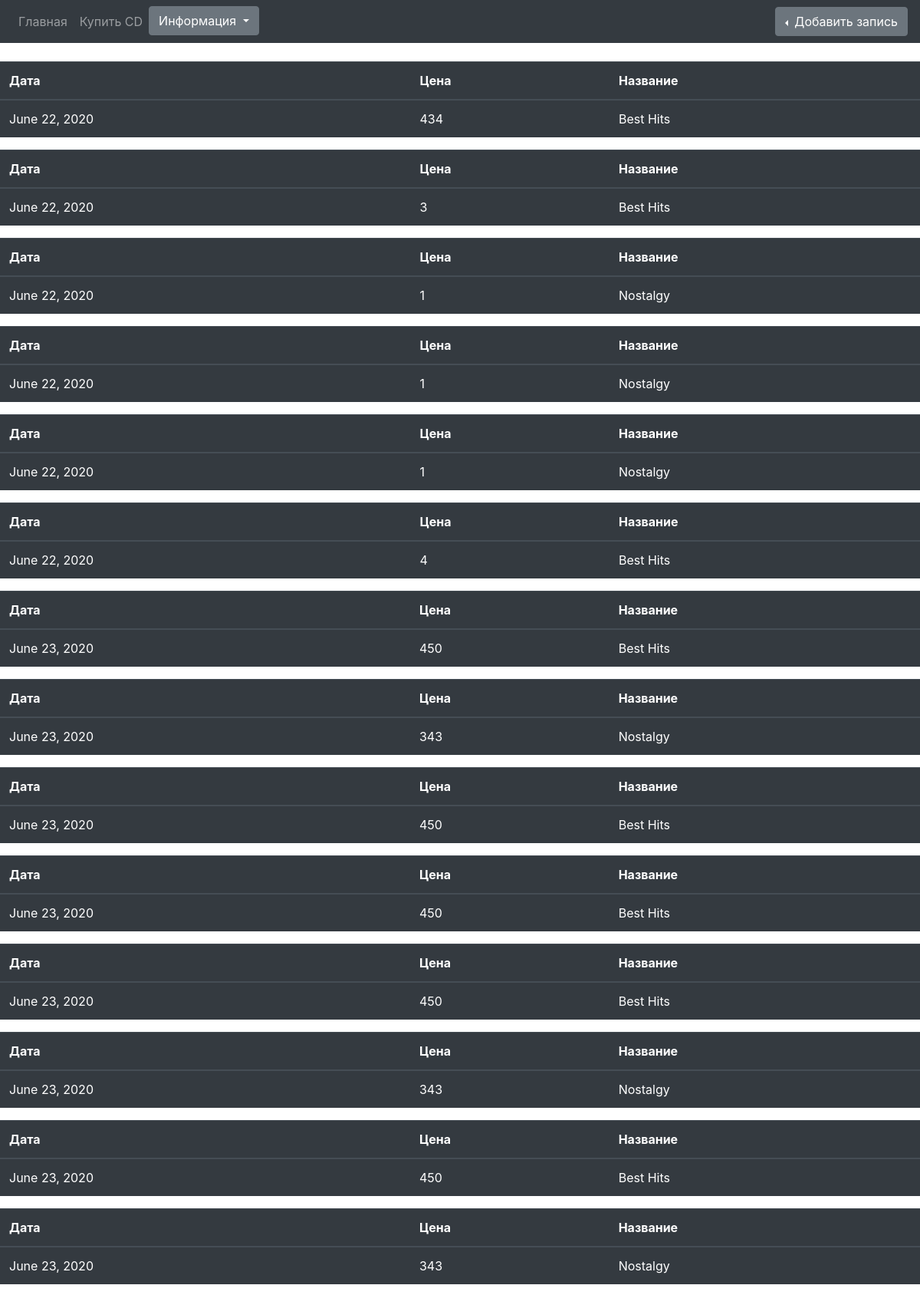
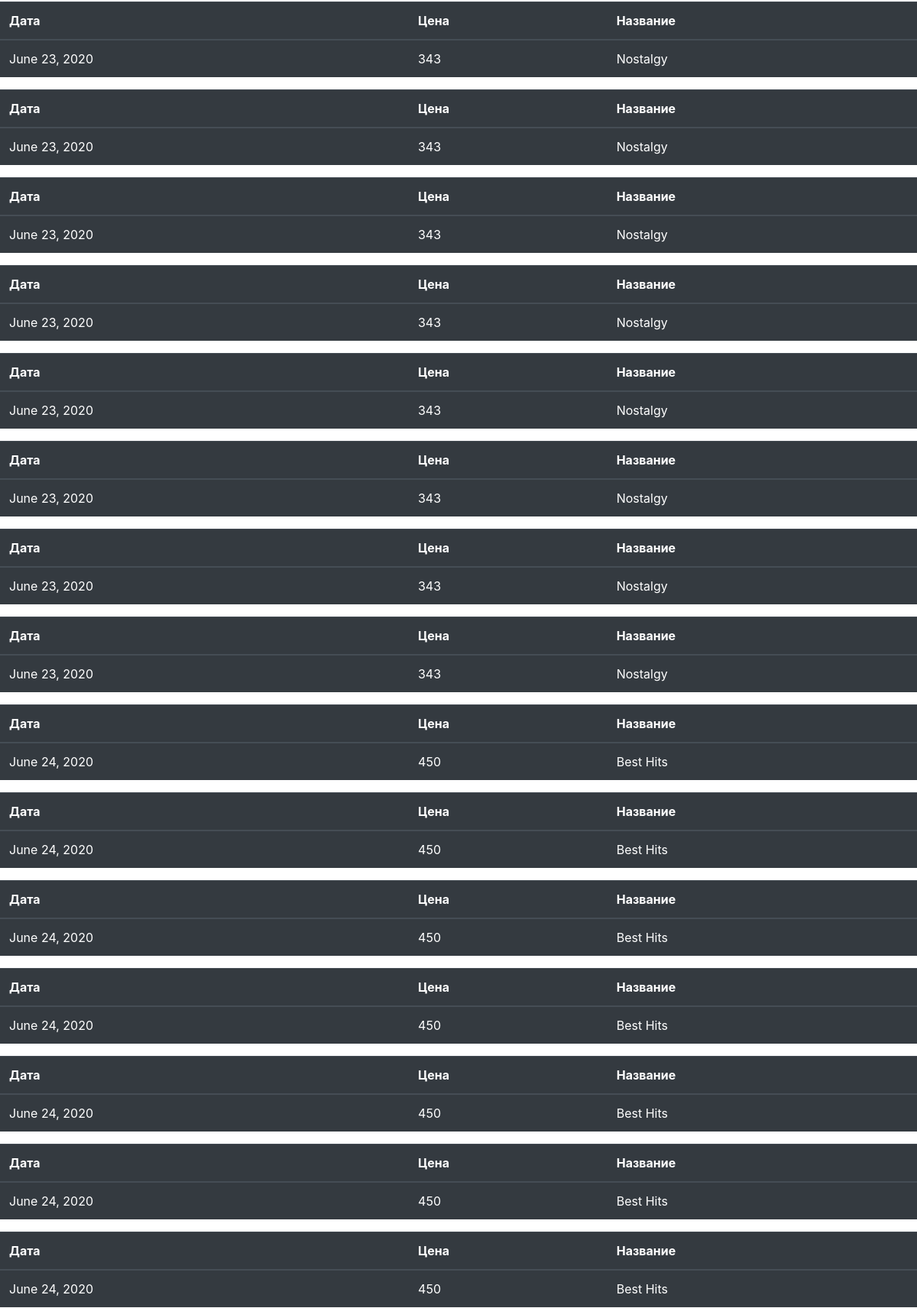
Screenshot of /Salon_app/sells/ (signed in, upper part) with the database file from the repository (2 pictures, top to bottom).
### Salon_app/models.py (models this page shows)
class SellArrival(models.Model):
    op_date = models.DateField()
    op_code = models.CharField(max_length=1, choices=[
        ('S', 'Sell'),
        ('A', 'Arrival'),
    ])
    amount = models.IntegerField(max_length=15)
    supplier = models.CharField(max_length=15)
    price = models.IntegerField(max_length=15)
    CD_id = models.ForeignKey(CD, on_delete=models.CASCADE)

class CD(models.Model):
    create_date = models.DateField()
    price = models.IntegerField(max_length=15)
    company_id = models.ForeignKey(company_maker, on_delete=models.CASCADE)
    name = models.CharField(max_length=15)

### Salon_app/views.py (the view)
# urls.py: path('sells/', views.sell_list),
@staff_member_required(login_url='/accounts/login/')
def sell_list(request):
    context = {}
    context["dataset"] = SellArrival.objects.filter(op_code="S")
    return render(request, "sell_list.html", context)

### templates/sell_list.html (shortened to what this page needs)
{% extends 'base_page.html' %}
{% block content %}
{% for data in dataset %}
    <table class="table table-dark">
  <thead>
    <tr>
      <th scope="col">Дата</th>
      <th scope="col">Цена</th>
      <th scope="col">Название</th>
    </tr>
  </thead>
  <tbody>
    <tr>
      <td>{{ data.op_date }}</td>
      <td>{{ data.price }}</td>
      <td>{{ data.CD_id.name }}</td>
    </tr>
  </tbody>
</table>
{% endfor %}
{% endblock %}

### rows the page displays
SellArrival: op_date "June 22, 2020", price "434", CD_id.name "Best Hits"
SellArrival: op_date "June 22, 2020", price "3", CD_id.name "Best Hits"
SellArrival: op_date "June 22, 2020", price "1", CD_id.name "Nostalgy"
SellArrival: op_date "June 22, 2020", price "1", CD_id.name "Nostalgy"
SellArrival: op_date "June 22, 2020", price "1", CD_id.name "Nostalgy"
SellArrival: op_date "June 22, 2020", price "4", CD_id.name "Best Hits"
SellArrival: op_date "June 23, 2020", price "450", CD_id.name "Best Hits"
SellArrival: op_date "June 23, 2020", price "343", CD_id.name "Nostalgy"
SellArrival: op_date "June 23, 2020", price "450", CD_id.name "Best Hits"
SellArrival: op_date "June 23, 2020", price "450", CD_id.name "Best Hits"
SellArrival: op_date "June 23, 2020", price "450", CD_id.name "Best Hits"
SellArrival: op_date "June 23, 2020", price "343", CD_id.name "Nostalgy"
SellArrival: op_date "June 23, 2020", price "450", CD_id.name "Best Hits"
SellArrival: op_date "June 23, 2020", price "343", CD_id.name "Nostalgy"
SellArrival: op_date "June 23, 2020", price "343", CD_id.name "Nostalgy"
SellArrival: op_date "June 23, 2020", price "343", CD_id.name "Nostalgy"
SellArrival: op_date "June 23, 2020", price "343", CD_id.name "Nostalgy"
SellArrival: op_date "June 23, 2020", price "343", CD_id.name "Nostalgy"
SellArrival: op_date "June 23, 2020", price "343", CD_id.name "Nostalgy"
SellArrival: op_date "June 23, 2020", price "343", CD_id.name "Nostalgy"
SellArrival: op_date "June 23, 2020", price "343", CD_id.name "Nostalgy"
SellArrival: op_date "June 23, 2020", price "343", CD_id.name "Nostalgy"
SellArrival: op_date "June 24, 2020", price "450", CD_id.name "Best Hits"
SellArrival: op_date "June 24, 2020", price "450", CD_id.name "Best Hits"
SellArrival: op_date "June 24, 2020", price "450", CD_id.name "Best Hits"
SellArrival: op_date "June 24, 2020", price "450", CD_id.name "Best Hits"
SellArrival: op_date "June 24, 2020", price "450", CD_id.name "Best Hits"
SellArrival: op_date "June 24, 2020", price "450", CD_id.name "Best Hits"
SellArrival: op_date "June 24, 2020", price "450", CD_id.name "Best Hits"
